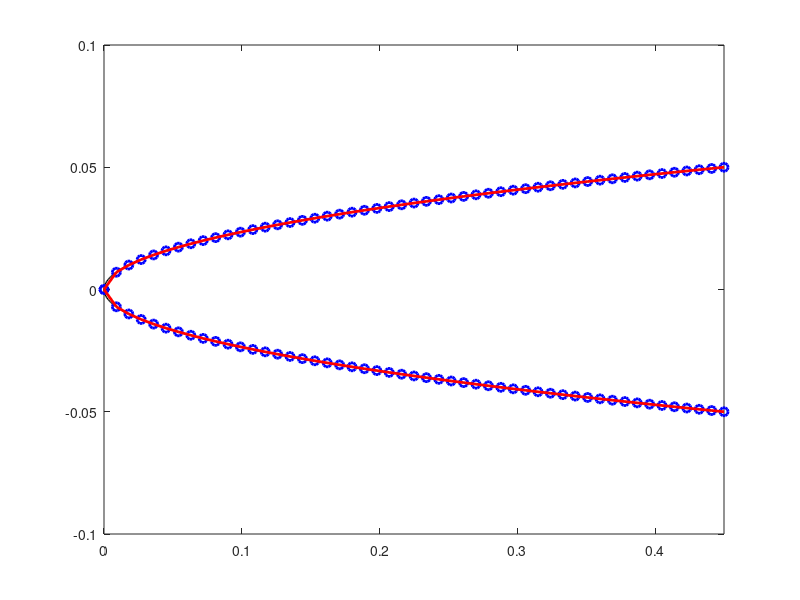

Recreate this plot in MATLAB. (Note: this script raises an error after producing the figure.)
%Nose cone function and tangent approximation
clc
close all
clear all
format long

L = 0.45; %nose length
R = 0.05 ; %nose base radius
A_ref = pi*R^2;
C= 0; %haack series parameter, 0 for Von Karman
n = 1/2; %power series parameter
c = 340;
M_inf = 1.2;
V_inf = c*M_inf;
Machs = [ 1.2 1.3 1.4 1.5 1.6 1.7 1.8 1.9 2 2.2 2.4 2.6];
%Machs = [1.8];
DatMachs = [1.2 1.3 1.4 1.5 1.6 1.7 1.8 1.9 2 2.1 2.2 2.3 2.4 2.5 2.6];
DatCds = [0.59 0.571 0.558 0.547 0.534 0.523 0.512 0.501 0.491 0.481 0.465 0.457 0.448 0.440 0.433];
Cdps = zeros(length(Machs),1);
g = 1.4; %ratio of specific heats
P_inf = 101325;%freestream pressure, atmosferic pressure
P_inf_bar = P_inf/(100000);
T_inf = 273; %freestream temperature
rho_inf = 1.225; %freestream density

x = linspace(0,L,1000);
%Ps =zeros(1000,1);

%nosecone shape function
%von karman
%y = @(x) (R/sqrt(pi))*sqrt(acos(1-(2.*x)/L)-(sin(2.*acos(1-(2.*x)/L)))/2+C*(sin(acos(1-(2.*x)/L))).^3);
%power series
y = @(x) R*(x./L).^n;
ys = y(x);

%slope of the tangent lines
%von karman
%dy_by_dx = @(x) -(R.*((2.*cos(2.*acos(1 - (2.*x)./L)))./(L.*(1 - ((2.*x)./L - 1).^2.).^(1/2)) - 2./(L.*(1 - ((2.*x)./L - 1).^2).^(1/2)) + (6.*C.*(1 - ((2.*x)./L - 1).^2).^(1/2).*((2.*x)./L - 1))./L))./(2.*sqrt(pi).*(acos(1 - (2.*x)./L) - sin(2.*acos(1 - (2.*x)./L))/2 + C.*(1 - ((2.*x)./L - 1).^2).^(3/2)).^(1/2));
%power series
dy_by_dx = @(x) n*(R/L^n).*x.^(n-1);
y_f = dy_by_dx(x);

plot(x,ys,"k","LineWidth",1)
hold on
plot(x,-ys,"k","LineWidth",1)
axis([0 L -0.1 0.1])

S = 50; % Desidered Segments
N = S + 1; % Number of Nodes
delta = (max(y_f)-min(y_f))/(N); %gradient delta
x_t = zeros(N,1); %x position of the tangent nodes
y_t = zeros(N,1); %y position of the tangent nodes
x_t(1) = 0; %the tip is set to be a tangent node
y_t(1) = 0;
k = 2;%number of tangent nodes alreay found (tip+base)

Mcs = ones(S,1);
nu2s = ones(S,1);
M2s = ones(S,1);
Pcs = ones(S,1);
for i = 1:length(y_f)
    
    if  y_f(i) <= max(y_f) - delta && k == 2
        x_t(k) = x(i);
        k = k + 1;
       
    elseif (y_f(i) <= (dy_by_dx(x_t(k - 1)) - delta)) && (k > 2)
        x_t(k) = x(i);
        k = k + 1;
    end
end

x_t(N) = L;%the base is set to be a tangent node
y_t(N) = R;
y_t = y(x_t);
%to solve numerical cancellation problem that might leave some zeros in tne
%x_t array:
k = 2;
while k<N
    if x_t(k) == 0 %if a 0 is found in the array (in a position different for 1, because k starts at 2)
        ns = N-k;%number of nodes to correct
        d = (x_t(N)-x_t(k-1))/(ns+1);%the 0 nodes are substituted by equispaced nodes of length d
        for j = 1:ns
            x_t(k+j-1)=x_t(k-1)+d*j;
            y_t(k+j-1) = y(x_t(k+j-1));
        end
        k = N+1;%to break the loop
    end
    k = k+1;
end
%Method 1: join the tangent nodes. Tangent nodes coincident to the
%final nodes. Red segments
plot(x_t,y_t,"bo", "LineWidth",2)
plot(x_t,-y_t, "bo", "LineWidth",2)
for i = 1:S
    x1 = x_t(i);
    x2 = x_t(i + 1);
    plot([x1;x2], [y(x1);y(x2)],'r','linewidth',2)
    plot([x1;x2], [-y(x1);-y(x2)],'r','linewidth',2)
end

%Method 2: find the final nodes by intersecting the tangents to the
%already found tangent nodes. Green segments.
x_n = zeros(N+1,1); %x position of the final nodes
y_n = zeros(N+1,1); %y position of the final nodes
for j = 1:(length(x_t)-1)
    x1 = x_t(j);
    x2 = x_t(j+1);
    y1 = y_t(j);
    y2 = y_t(j+1);
    m1 = n*(R/L^n)*x1^(n-1);%slopes of the tangents in the tangent nodes
    m2 = dy_by_dx(x2);
    x = (y2-y1+m1*x1-m2*x2)/(m1-m2);
    y = m1*(x-x1)+y1;
    x_n(j+1)=x;
    y_n(j+1)=y;
    
end
x_n(length(x_t)+1) = L;
y_n(length(y_t)+1) = R;


%barrowman method + expansion waves 
NU = @(M) (atan((M^2 - 1)^(1/2)*((g - 1)/(g + 1))^(1/2))*(g + 1)^(1/2))/(g - 1)^(1/2) - atan((M^2 - 1)^(1/2));
dNU = @(M) (M*((g - 1)/(g + 1))^(1/2)*(g + 1)^(1/2))/((M^2 - 1)^(1/2)*(((M^2 - 1)*(g - 1))/(g + 1) + 1)*(g - 1)^(1/2)) - 1/(M*(M^2 - 1)^(1/2));
B = @(M) (g*M^2)/(2*(M^2-1));
Omega = @(M) (1/M)*((1+M^2*(g-1)/2)/((g+1)/2))^((g+1)/(2*(g-1)));
for l = 1:length(Machs)
M_inf = Machs(l);
%M_inf = 2;
V_inf = c*M_inf;
Cdp = 0;
Cdwls = zeros(length(x_t)-1);
for k=1:length(x_t)-1
    theta = atan((y_t(k+1)-y_t(k))./(x_t(k+1)-x_t(k)))
    theta_deg = theta *(180/pi)
    if k ==1
        [M0,P0_bar] = taylor_maccoll_solver(M_inf, theta_deg, g, P_inf_bar, T_inf, rho_inf)%P is constant
        P0 = 100000*P0_bar;
        Fx = @(x) P0*2*pi*sin(theta)*sin(theta)*x;   
        %Cdwl = (4/(g*M_inf^2))*int(P0*sin(theta)*2*pi,x,0,x_t(k+1)) given
        %by Barrowman
        Cdwl = (integral(Fx,0,x_t(k+1)))/(0.5*rho_inf*V_inf^2*A_ref) %local Cd, a part of the final integral
        if M0 <=1.1
            M0 = 1.1
        end
        M1 = M0; %mach number on the first frustrum is constant
        M2s(1) = M0;
        nu2s(1) = NU(M0);
        Mcs(1) = M0;
        Pcs(1)=P0;
        dpds1 = 0; 
        P2 = P0;
        xl = linspace(x_t(k),x_t(k+1),100);
        Ps(1:100)=P0;
        xps(1:100)=xl;
    else
        [MC,PC_bar] = taylor_maccoll_solver(M_inf, theta_deg,g, P_inf_bar, T_inf, rho_inf)%to find the equivalent pressure on a cone with the same half-angle
        PC = 100000*PC_bar;
        B1 = B(M1);
        nu1 = real(NU(M1));
        O1 = Omega(M1);
        f = @(M) (atan((M^2 - 1)^(1/2)*((g - 1)/(g + 1))^(1/2))*(g + 1)^(1/2))/(g - 1)^(1/2)- atan((M^2 - 1)^(1/2)) - (thetapr-theta) - nu1;
        df = @(M) (M*((g - 1)/(g + 1))^(1/2)*(g + 1)^(1/2))/((M^2 - 1)^(1/2)*(((M^2 - 1)*(g - 1))/(g + 1) + 1)*(g - 1)^(1/2)) - 1/(M*(M^2 - 1)^(1/2));
        [M2,num_it,M2_vec] = NewtonMethod(M_inf,f,df,-10,0.01,10);%getting the mack behind the shockwave using the newton method 
        M2 = real(M2)
        if M2<=1.1
            M2 = 1.1;
        end
        B2 = B(M2);
        nu2 = abs(thetapr-theta) + nu1;
        O2 = Omega(M2);
        M2s(k) = M2;
        nu2s(k) = nu2;
        Mcs(k) = MC;
        Pcs(k) = PC;
        dpds2 = (B2/y_t(k))*((O1/O2)*sin(thetapr)-sin(theta))+(B2/B1)*(O1/O2)*dpds1;
        %eta = dpds2 * (x-x2)/((PC-P2)*cos(theta))
        %P = @(x) (PC-(PC-P2)*exp(-dpds2 * (x-x_t(k))/((PC-P2)*cos(theta))));%pressure distribution on the frustrum
        Pe = P2*((1+(M1^2)*((g-1)/2))/(1+(M2^2)*((g-1)/2)))^(g/(g-1))
        %Fx = @(x) 2*pi.*sin(theta).*sin(theta).*x.*(PC-(PC-P2).*exp(-dpds2 .* (x-x_t(k))./((PC-P2).*cos(theta))));%drag force on the frustrum
        Fx = @(x) 2*pi.*sin(theta).*sin(theta).*x.*Pe;
        Cdwl = (integral(Fx,x_t(k),x_t(k+1)))/(0.5*rho_inf*V_inf^2*A_ref)%local cd component
        %updating the variables
        M1 = M2;
        dpds1 = dpds2;
        %P2 = P(x_t(k+1))
        P2 = Pe;
        xl = (linspace(x_t(k),x_t(k+1),100));
        %Pl = P(xl);
        Pl = transpose(ones(length(xl),1)*Pe);
        xps = cat(2,xps,xl);
        Ps = cat(2,Ps,Pl);
        
    end
    plot([x_n(k);x_n(k+1)], [y_n(k);y_n(k+1)],'g','linewidth',2)
    plot([x_n(k);x_n(k+1)], [-y_n(k);-y_n(k+1)],'g','linewidth',2)
    thetapr = theta;
    Cdp = Cdp + Cdwl
    Cdwls(k) = Cdwl;
end
Cdps(l)=Cdp;
Contribute = (Cdwls./Cdp).*100;

figure
plot(1:S,Mcs,'linewidth',2)
title(M_inf)
xlabel('frustrum n.')
ylabel('equivalent mach')

figure
plot(1:S,M2s,'linewidth',2)
title(M_inf)
xlabel('frustrum n.')
ylabel('mach at the base (M2)')

figure
plot(1:S,nu2s,'linewidth',2)
title(M_inf)
xlabel('frustrum n.')
ylabel('nu function')

figure
plot(xps,Ps,'linewidth',2)
title(M_inf)
xlabel('x')
ylabel('Pressure (Pa)')

figure
plot(1:S,Pcs,'linewidth',2)
title(M_inf)
xlabel('x')
ylabel('equivalent pressure (Pa)')

Ps = ones(1,100);
xps = ones(1,100);
end
figure
plot(Machs,Cdps,'linewidth',2)
hold on
plot(DatMachs, DatCds,'linewidth',2)
legend('Barrowman + Taylor-Maccoll (Nose cone only)','Missile Datcom (whole rocket)')
xlabel('Mach number')
ylabel('Pressure drag coefficient')
hold off
figure
plot(1:(length(x_t)-1),Contribute,'linewidth',2)
xlabel('Frustrum n.')
ylabel('Cd contribution (Percentage)')

% figure
% plot(xps,Ps,'linewidth',2)
% xlabel('x')
% ylabel('Pressure (Pa)')
